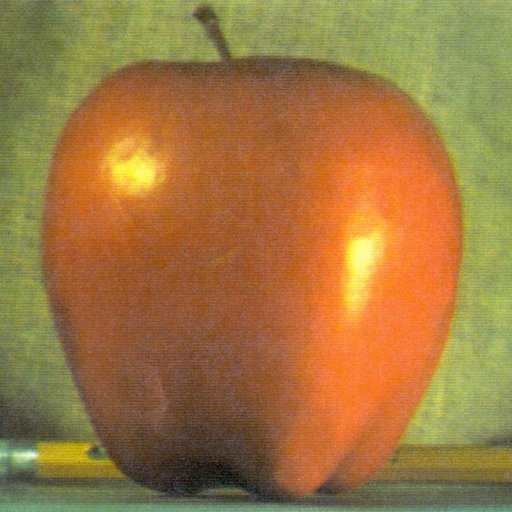
#> input picture Ex 3.19/images/apple.jpg, 512 x 512 px
$ python image_pyramid.py -i images/apple.jpg
#> lines starting #> are read from the running program, lines starting #| are printed output that depends on the picture
#> further down, image is the input picture: shape (512, 512, 3); mean B, G, R 64.8, 119.7, 159.1
"""-----------------------------------
- Image pyramid
    - Gaussian pyramid
    - Laplacian pyramid
-----------------------------------"""

# Import OpenCV Library, numpy and command line interface
import cv2
import numpy as np
import argparse
from matplotlib import pyplot as plt

# ------------------- Function to do Gaussian image pyramid ------------------- #
def Gaussian_Image_pyramid(img):

    # Creating a Gaussian pyramid.
    lower_1 = cv2.pyrDown(img)
    lower_2 = cv2.pyrDown(lower_1)
    lower_3 = cv2.pyrDown(lower_2)
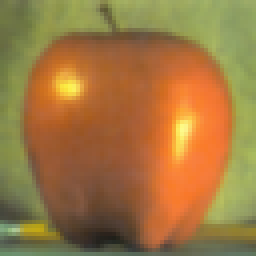
#> lower_3: shape (64, 64, 3) (shown 4 times larger); mean B, G, R 64.5, 119.5, 159.1
    lower_4 = cv2.pyrDown(lower_3)
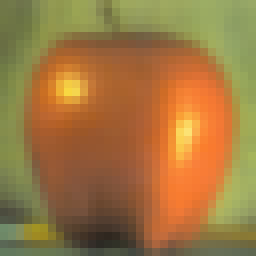
#> lower_4: shape (32, 32, 3) (shown 8 times larger); mean B, G, R 64.4, 119.5, 159.2

    higher_4 = cv2.pyrUp(lower_4)
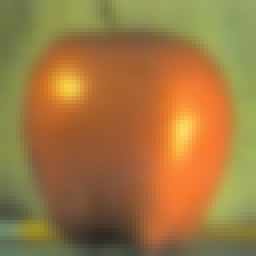
#> higher_4: shape (64, 64, 3) (shown 4 times larger); mean B, G, R 64.4, 119.4, 159.1
    higher_3 = cv2.pyrUp(higher_4)
    higher_2 = cv2.pyrUp(higher_3)
    higher_1 = cv2.pyrUp(higher_2)

    # Show result
    plt.subplot(231), plt.imshow(cv2.cvtColor(img, cv2.COLOR_BGR2RGB))
    plt.title("Original Image"), plt.xticks([]), plt.yticks([])

    plt.subplot(232), plt.imshow(cv2.cvtColor(lower_2, cv2.COLOR_BGR2RGB))
    plt.title("Down Image"), plt.xticks([]), plt.yticks([])

    plt.subplot(233), plt.imshow(cv2.cvtColor(lower_4, cv2.COLOR_BGR2RGB))
    plt.title("Down Image"), plt.xticks([]), plt.yticks([])

    plt.subplot(234), plt.imshow(cv2.cvtColor(lower_4, cv2.COLOR_BGR2RGB))
    plt.title("Process Image"), plt.xticks([]), plt.yticks([])

    plt.subplot(235), plt.imshow(cv2.cvtColor(higher_3, cv2.COLOR_BGR2RGB))
    plt.title("Up Image"), plt.xticks([]), plt.yticks([])

    plt.subplot(236), plt.imshow(cv2.cvtColor(higher_1, cv2.COLOR_BGR2RGB))
    plt.title("Up Image"), plt.xticks([]), plt.yticks([])

    plt.show()
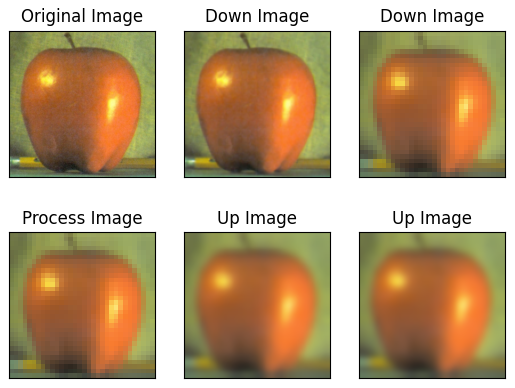
#> figure drawn by matplotlib, 6 panels


# ------------------- Function to do Laplacian image pyramid ------------------- #
def Laplacian_Image_pyramid(img):
    # Creating a Laplacian pyramid.
    lower_1 = cv2.pyrDown(img)
    lower_2 = cv2.pyrDown(lower_1)
    lower_3 = cv2.pyrDown(lower_2)
    lower_4 = cv2.pyrDown(lower_3)

    higher_4 = cv2.pyrUp(lower_4, dstsize=(lower_3.shape[1], lower_3.shape[0]))
    Laplacian_3 = cv2.subtract(lower_3, higher_4)
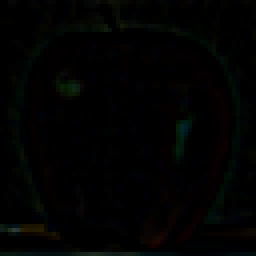
#> Laplacian_3: shape (64, 64, 3) (shown 4 times larger); mean B, G, R 1.7, 2.2, 1.7

    higher_3 = cv2.pyrUp(lower_3, dstsize=(lower_2.shape[1], lower_2.shape[0]))
    Laplacian_2 = cv2.subtract(lower_2, higher_3)

    higher_2 = cv2.pyrUp(lower_2, dstsize=(lower_1.shape[1], lower_1.shape[0]))
    Laplacian_1 = cv2.subtract(lower_1, higher_2)

    # Show result (should turn the screen brighter to see the result)
    plt.subplot(131), plt.imshow(cv2.cvtColor(Laplacian_3, cv2.COLOR_BGR2RGB))
    plt.title("Lap_3 Image"), plt.xticks([]), plt.yticks([])
    plt.subplot(132), plt.imshow(cv2.cvtColor(Laplacian_2, cv2.COLOR_BGR2RGB))
    plt.title("Lap_2 Image"), plt.xticks([]), plt.yticks([])
    plt.subplot(133), plt.imshow(cv2.cvtColor(Laplacian_1, cv2.COLOR_BGR2RGB))
    plt.title("Lap_1 Image"), plt.xticks([]), plt.yticks([])

    plt.show()
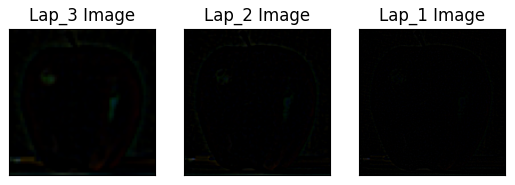
#> figure drawn by matplotlib, 3 panels


# -------------------------- main -------------------------- #
if __name__ == "__main__":
    # Usage >> python image_pyramid.py -i images/apple.jpg

    ap = argparse.ArgumentParser()
    ap.add_argument("-i", "--image", required=True, help="Path to the input image")
    args = vars(ap.parse_args())

    # Read image
    image = cv2.imread(args["image"])

    ## Functions
    Gaussian_Image_pyramid(image)

    Laplacian_Image_pyramid(image)

$ run again, with Ex 3.19/images/orange.jpg copied over Ex 3.19/images/apple.jpg
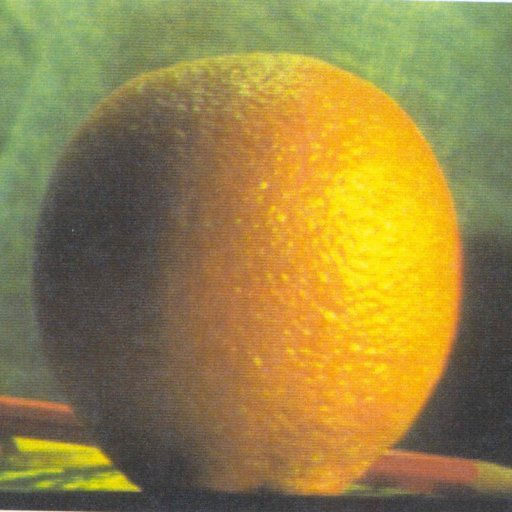
#> input picture Ex 3.19/images/orange.jpg, 512 x 512 px
#> image is the input picture: shape (512, 512, 3); mean B, G, R 69.2, 131.8, 150.2
#> in Laplacian_Image_pyramid, `Laplacian_3 = cv2.subtract(lower_3, higher_4)`:
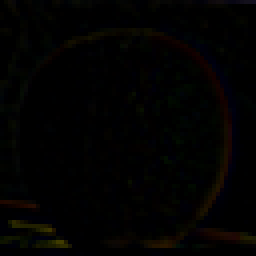
#> Laplacian_3: shape (64, 64, 3) (shown 4 times larger); mean B, G, R 1.3, 1.9, 2.3
#> in Laplacian_Image_pyramid, `plt.show()`:
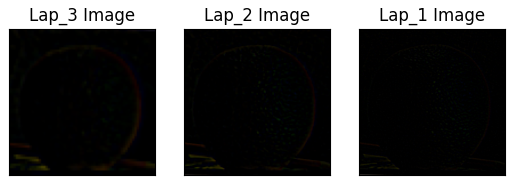
#> figure drawn by matplotlib, 3 panels

$ run again, with Ex 3.19/images/3_cat.bmp saved as Ex 3.19/images/apple.jpg
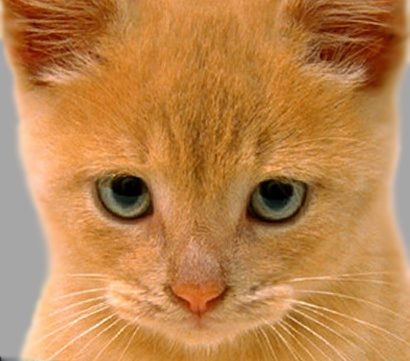
#> input picture Ex 3.19/images/3_cat.bmp, 410 x 361 px
#> image is the input picture: shape (361, 410, 3); mean B, G, R 77.2, 132.5, 188.2
#> in Laplacian_Image_pyramid, `Laplacian_1 = cv2.subtract(lower_1, higher_2)`:
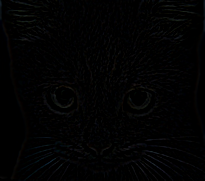
#> Laplacian_1: shape (181, 205, 3); mean B, G, R 2.3, 2.1, 2
#> in Laplacian_Image_pyramid, `plt.show()`:
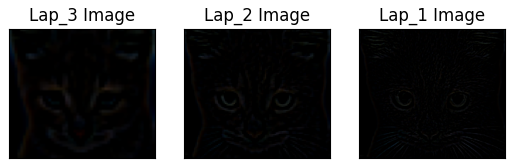
#> figure drawn by matplotlib, 3 panels
